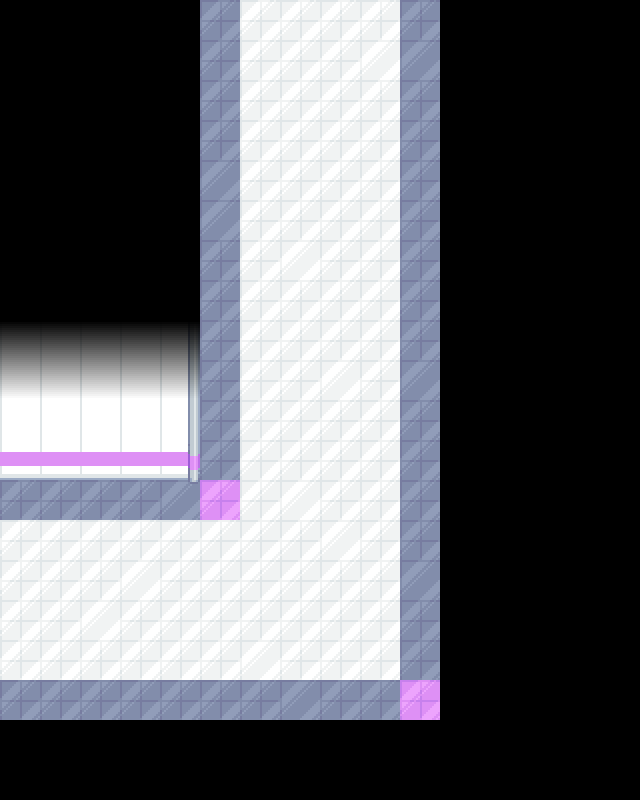

The image is a tile-based game level rendered from a .tmx file. Its description and complete source (layers, tilesets, objects, tile grids) follow:
An orthogonal 16x20 tile map with 40x40 px tiles, 3 tile layers (tiles, a, decals) and 18 objects (6x npc, 2x floormirror, 2x transition, darkness, top, ...).

<map version="1.11" tiledversion="1.12.2" orientation="orthogonal" renderorder="right-down" width="16" height="20" tilewidth="40" tileheight="40" infinite="0" nextlayerid="8" nextobjectid="30">
 <editorsettings>
  <export target="southHall.lua" format="lua" />
 </editorsettings>
 <properties>
  <property name="light" type="bool" value="true" />
  <property name="music" value="alley_ambience" />
 </properties>
 <tileset firstgid="1" source="../../tilesets/mall.tsx" />
 <layer id="1" name="tiles" width="16" height="20">
  <data encoding="csv">
0,0,0,0,0,30,29,29,29,29,30,0,0,0,0,0,
0,0,0,0,0,30,29,29,29,36,37,0,0,0,0,0,
0,0,0,0,0,30,29,29,29,29,30,0,0,0,0,0,
0,0,0,0,0,30,29,29,29,29,30,0,0,0,0,0,
0,0,0,0,0,37,29,29,29,29,30,0,0,0,0,0,
0,0,0,0,0,37,29,29,29,29,30,0,0,0,0,0,
0,0,0,0,0,30,29,36,29,29,30,0,0,0,0,0,
0,0,0,0,0,30,29,29,29,29,30,0,0,0,0,0,
9,9,9,9,10,30,29,29,29,29,30,0,0,0,0,0,
9,9,9,9,10,30,29,29,36,29,37,0,0,0,0,0,
9,9,9,9,10,30,29,29,29,29,30,0,0,0,0,0,
16,16,16,16,17,30,29,29,29,29,30,0,0,0,0,0,
30,30,30,30,37,31,29,36,29,29,30,0,0,0,0,0,
29,29,29,29,29,29,29,29,36,29,30,0,0,0,0,0,
29,29,29,36,29,29,29,29,29,29,37,0,0,0,0,0,
29,29,36,29,29,29,29,29,29,29,30,0,0,0,0,0,
29,29,29,29,29,29,36,29,29,29,30,0,0,0,0,0,
30,30,30,30,30,30,30,37,30,30,31,0,0,0,0,0,
0,0,0,0,0,0,0,0,0,0,0,0,0,0,0,0,
0,0,0,0,0,0,0,0,0,0,0,0,0,0,0,0
</data>
 </layer>
 <objectgroup id="6" name="floormirror" class="objects">
  <object id="26" name="floormirror" x="0" y="480" width="200" height="240" />
  <object id="27" name="floormirror" x="200" y="0" width="240" height="720" />
 </objectgroup>
 <layer id="7" name="a" width="16" height="20">
  <data encoding="csv">
0,0,0,0,0,0,0,0,0,0,0,0,0,0,0,0,
0,0,0,0,0,0,0,0,0,0,0,0,0,0,0,0,
0,0,0,0,0,0,0,0,0,0,0,0,0,0,0,0,
0,0,0,0,0,0,0,0,0,0,0,0,0,0,0,0,
0,0,0,0,0,0,0,0,0,0,0,0,0,0,0,0,
0,0,0,0,0,0,0,0,0,0,0,0,0,0,0,0,
0,0,0,0,0,0,0,0,0,0,0,0,0,0,0,0,
0,0,0,0,0,0,0,0,0,0,0,0,0,0,0,0,
0,0,0,0,2147483689,0,0,0,0,0,0,0,0,0,0,0,
0,0,0,0,2147483689,0,0,0,0,0,0,0,0,0,0,0,
0,0,0,0,2147483689,0,0,0,0,0,0,0,0,0,0,0,
0,0,0,0,2147483696,0,0,0,0,0,0,0,0,0,0,0,
0,0,0,0,2147483703,0,0,0,0,0,0,0,0,0,0,0,
0,0,0,0,0,0,0,0,0,0,0,0,0,0,0,0,
0,0,0,0,0,0,0,0,0,0,0,0,0,0,0,0,
0,0,0,0,0,0,0,0,0,0,0,0,0,0,0,0,
0,0,0,0,0,0,0,0,0,0,0,0,0,0,0,0,
0,0,0,0,0,0,0,0,0,0,0,0,0,0,0,0,
0,0,0,0,0,0,0,0,0,0,0,0,0,0,0,0,
0,0,0,0,0,0,0,0,0,0,0,0,0,0,0,0
</data>
 </layer>
 <layer id="2" name="decals" width="16" height="20">
  <data encoding="csv">
0,0,0,0,0,0,0,0,0,0,0,0,0,0,0,0,
0,0,0,0,0,0,0,0,0,0,0,0,0,0,0,0,
0,0,0,0,0,0,0,0,0,0,0,0,0,0,0,0,
0,0,0,0,0,0,0,0,0,0,0,0,0,0,0,0,
0,0,0,0,0,0,0,0,0,0,0,0,0,0,0,0,
0,0,0,0,0,0,0,0,0,0,0,0,0,0,0,0,
0,0,0,0,0,0,0,0,0,0,0,0,0,0,0,0,
0,0,0,0,0,0,0,0,0,0,0,0,0,0,0,0,
6,6,6,6,6,0,0,0,0,0,0,0,0,0,0,0,
13,13,13,13,13,0,0,0,0,0,0,0,0,0,0,0,
0,0,0,0,0,0,0,0,0,0,0,0,0,0,0,0,
0,0,0,0,0,0,0,0,0,0,0,0,0,0,0,0,
0,0,0,0,0,0,0,0,0,0,0,0,0,0,0,0,
0,0,0,0,0,0,0,0,0,0,0,0,0,0,0,0,
0,0,0,0,0,0,0,0,0,0,0,0,0,0,0,0,
0,0,0,0,0,0,0,0,0,0,0,0,0,0,0,0,
0,0,0,0,0,0,0,0,0,0,0,0,0,0,0,0,
0,0,0,0,0,0,0,0,0,0,12,0,0,0,0,0,
0,0,0,0,0,0,0,0,0,0,0,0,0,0,0,0,
0,0,0,0,0,0,0,0,0,0,0,0,0,0,0,0
</data>
 </layer>
 <objectgroup color="#0000ff" id="5" name="collision">
  <object id="1" x="160" y="0" width="40" height="440" />
  <object id="2" x="0" y="440" width="200" height="40" />
  <object id="3" x="0" y="720" width="440" height="40" />
  <object id="4" x="440" y="0" width="40" height="720" />
 </objectgroup>
 <objectgroup color="#ff00ff" id="3" name="objects">
  <object id="5" name="transition" x="200" y="-40" width="240" height="40">
   <properties>
    <property name="map" value="mall/hall" />
    <property name="marker" value="bottom" />
   </properties>
  </object>
  <object id="7" name="npc" x="195" y="80" width="40" height="40">
   <properties>
    <property name="actor" value="bench/right" />
    <property name="cutscene" value="generic.bench" />
   </properties>
  </object>
  <object id="9" name="npc" x="405" y="80" width="40" height="40">
   <properties>
    <property name="actor" value="bench/left" />
    <property name="cutscene" value="generic.bench" />
   </properties>
  </object>
  <object id="15" name="npc" x="195" y="400" width="40" height="40">
   <properties>
    <property name="actor" value="bench/right" />
    <property name="cutscene" value="generic.bench" />
   </properties>
  </object>
  <object id="18" name="npc" x="405" y="400" width="40" height="40">
   <properties>
    <property name="actor" value="bench/left" />
    <property name="cutscene" value="generic.bench" />
   </properties>
  </object>
  <object id="19" name="npc" x="40" y="480" width="40" height="40">
   <properties>
    <property name="actor" value="bench/down" />
    <property name="cutscene" value="generic.bench" />
   </properties>
  </object>
  <object id="20" name="npc" x="40" y="700" width="40" height="40">
   <properties>
    <property name="actor" value="bench/bottom" />
    <property name="cutscene" value="generic.bench" />
   </properties>
  </object>
  <object id="24" name="transition" x="-40" y="480" width="40" height="240">
   <properties>
    <property name="map" value="mall/spawn" />
    <property name="marker" value="right" />
   </properties>
  </object>
  <object id="29" name="darkness" x="40" y="40">
   <point />
  </object>
 </objectgroup>
 <objectgroup color="#7f00ff" id="4" name="markers">
  <object id="6" name="top" x="320" y="40">
   <point />
  </object>
  <object id="8" name="spawn" x="320" y="600">
   <point />
  </object>
  <object id="25" name="left" x="40" y="600">
   <point />
  </object>
 </objectgroup>
</map>
